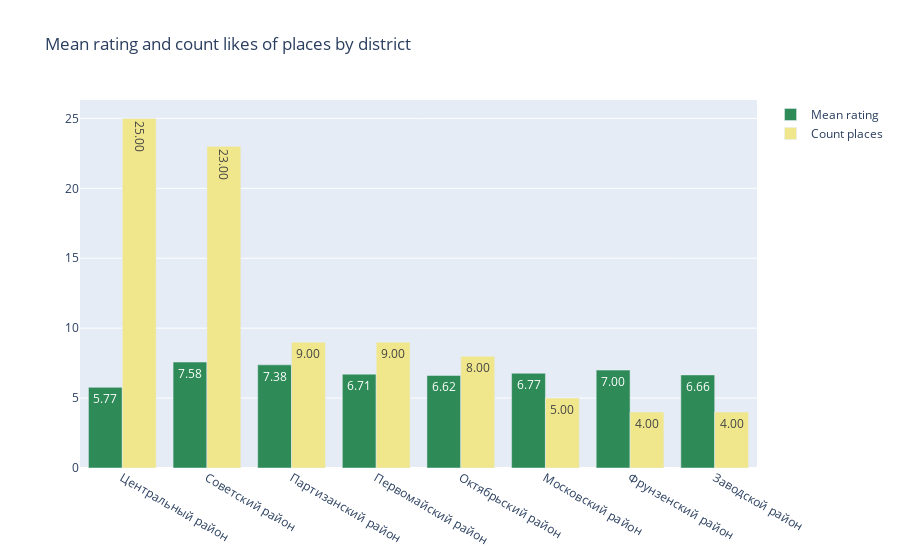

Notebook source saved alongside this figure:
### Markdown cell above
Now let's look mean rating through by every district

### Code cell
import plotly.graph_objects as go
labels = bakery_full_df['district'].value_counts().index
values_rat = bakery_full_df.groupby('district').mean()['rating']
values_likes = bakery_full_df.groupby('district').mean()['likes']
count_places = bakery_full_df['district'].value_counts().values

fig = go.Figure(data=[
    go.Bar(name='Mean rating', x=labels, y=values_rat,text=list(map('{:.2f}'.format,values_rat)),
           textposition='auto',
           marker_color='SeaGreen'),
    go.Bar(name='Count places', x=labels, y=count_places,
           text=list(map('{:.2f}'.format,count_places)), textposition='auto',
           marker_color='Khaki')
])
# Change the bar mode
fig.update_layout(barmode='group', title = 'Mean rating and count likes of places by district')
fig.show()

### Figure 1 — Plotly figure (JSON) as saved in the notebook; plotly's stock layout.template omitted (floating-point values rounded to 4 significant figures)
{"data": [{"marker": {"color": "SeaGreen"}, "name": "Mean rating", "text": ["5.77", "7.58", "7.38", "6.71", "6.62", "6.77", "7.00", "6.66"], "textposition": "auto", "type": "bar", "x": ["Центральный район", "Советский район", "Партизанский район", "Первомайский район", "Октябрьский район", "Московский район", "Фрунзенский район", "Заводской район"], "y": [5.767, 7.575, 7.375, 6.713, 6.617, 6.773, 7, 6.656]}, {"marker": {"color": "Khaki"}, "name": "Count places", "text": ["25.00", "23.00", "9.00", "9.00", "8.00", "5.00", "4.00", "4.00"], "textposition": "auto", "type": "bar", "x": ["Центральный район", "Советский район", "Партизанский район", "Первомайский район", "Октябрьский район", "Московский район", "Фрунзенский район", "Заводской район"], "y": [25, 23, 9, 9, 8, 5, 4, 4]}], "layout": {"barmode": "group", "title": {"text": "Mean rating and count likes of places by district"}}}
